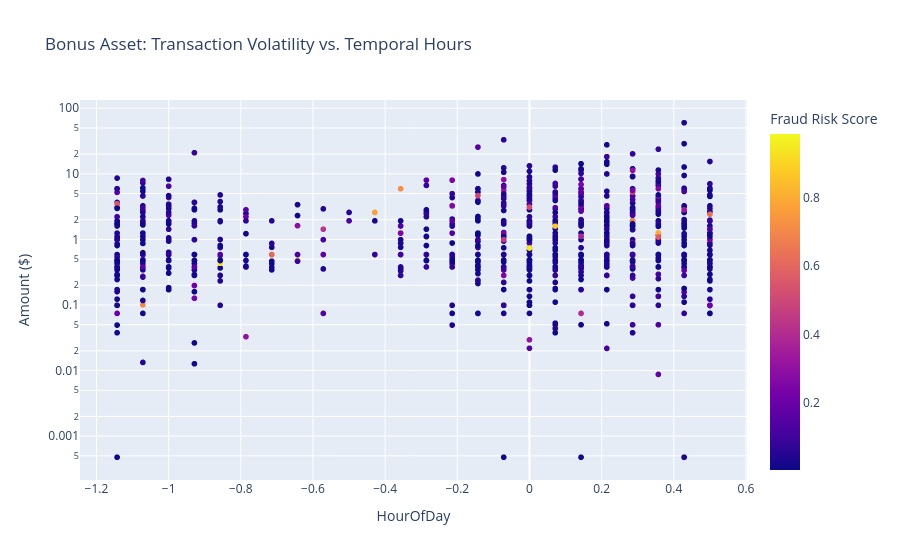

The cell this chart's notebook holds for it:
### Code cell
fig_bonus = px.scatter(X_test_df.sample(n=min(2000, len(X_test_df)), random_state=42), 
                       x=hour_col, y='TransactionAmt', color='Fraud_Probability',
                       title="Bonus Asset: Transaction Volatility vs. Temporal Hours",
                       labels={'TransactionAmt': 'Amount ($)', 'Fraud_Probability': 'Fraud Risk Score'},
                       color_continuous_scale=px.colors.sequential.Plasma, log_y=True)
plt.savefig('chart6.png', dpi=150)
fig_bonus.show()

### Figure 1 — Plotly figure (JSON) as saved in the notebook; plotly's stock layout.template omitted (floating-point values rounded to 4 significant figures; data arrays with more than 128 entries replaced by an {"elided": "..."} marker saying what was removed)
{"data": [{"hovertemplate": "HourOfDay=%{x}<br>Amount ($)=%{y}<br>Fraud Risk Score=%{marker.color}<extra></extra>", "legendgroup": "", "marker": {"color": {"elided": "2000 float values"}, "coloraxis": "coloraxis", "symbol": "circle"}, "mode": "markers", "name": "", "showlegend": false, "type": "scattergl", "x": {"elided": "2000 float values"}, "xaxis": "x", "y": {"elided": "2000 float values"}, "yaxis": "y"}], "layout": {"coloraxis": {"colorbar": {"title": {"text": "Fraud Risk Score"}}, "colorscale": [[0, "#0d0887"], [0.1111, "#46039f"], [0.2222, "#7201a8"], [0.3333, "#9c179e"], [0.4444, "#bd3786"], [0.5556, "#d8576b"], [0.6667, "#ed7953"], [0.7778, "#fb9f3a"], [0.8889, "#fdca26"], [1, "#f0f921"]]}, "legend": {"tracegroupgap": 0}, "title": {"text": "Bonus Asset: Transaction Volatility vs. Temporal Hours"}, "xaxis": {"anchor": "y", "domain": [0, 1], "title": {"text": "HourOfDay"}}, "yaxis": {"anchor": "x", "domain": [0, 1], "title": {"text": "Amount ($)"}, "type": "log"}}}
